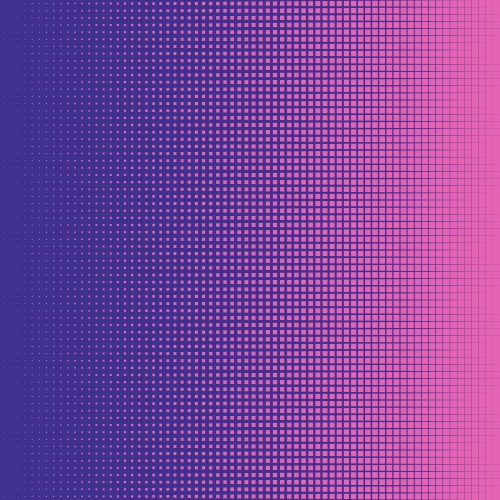
Frame 1 (no input)
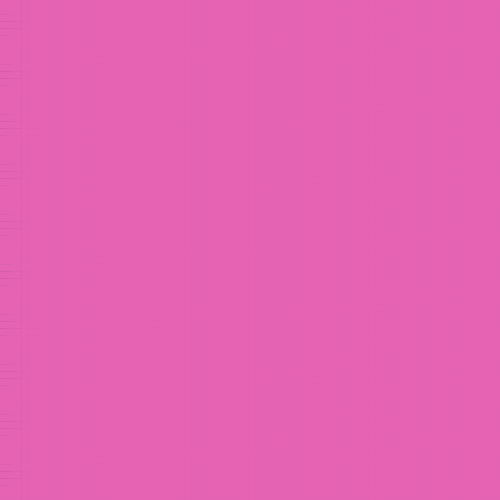
Frame 2 (the mouse pressed at the canvas centre, redrawn once)

The p5.js sketch that drew these frames (run headless with seeded random() and noise() and a simulated clock; the mouse was pressed at the canvas centre and the sketch redrawn once):

// p5.js sketch
// ── sketch.js
/**
 * @Author: viviennemulvey
 * @Date:   2020-09-23T09:26:27+01:00
 * @Last modified by:   viviennemulvey
 * @Last modified time: 2020-11-10T16:32:17+00:00
 */


let width = 500;
let height = 500;
let numOfObjects = 70;
let rows = width/numOfObjects;
let cols = height/numOfObjects;
let r = 0.5; //starting radius



function setup() {
  createCanvas(500, 500);
  noStroke();
  //colorMode(RGB,numOfObjects,numOfObjects,numOfObjects);
  rectMode(CENTER);
  background(0);
  noLoop();

}

function draw() {

 let rotateValue = 45;

  background('#3F318E');
  for (i = rows/2; i < width; i+=rows){
    for (j = cols/2; j < height; j+=cols){
      r//otate(rotateValue);
      fill('#E563B3');
      noStroke();
      rect(i, j, r, r);

    }
    r+=.1; //gradually getting fatter

  }
}
